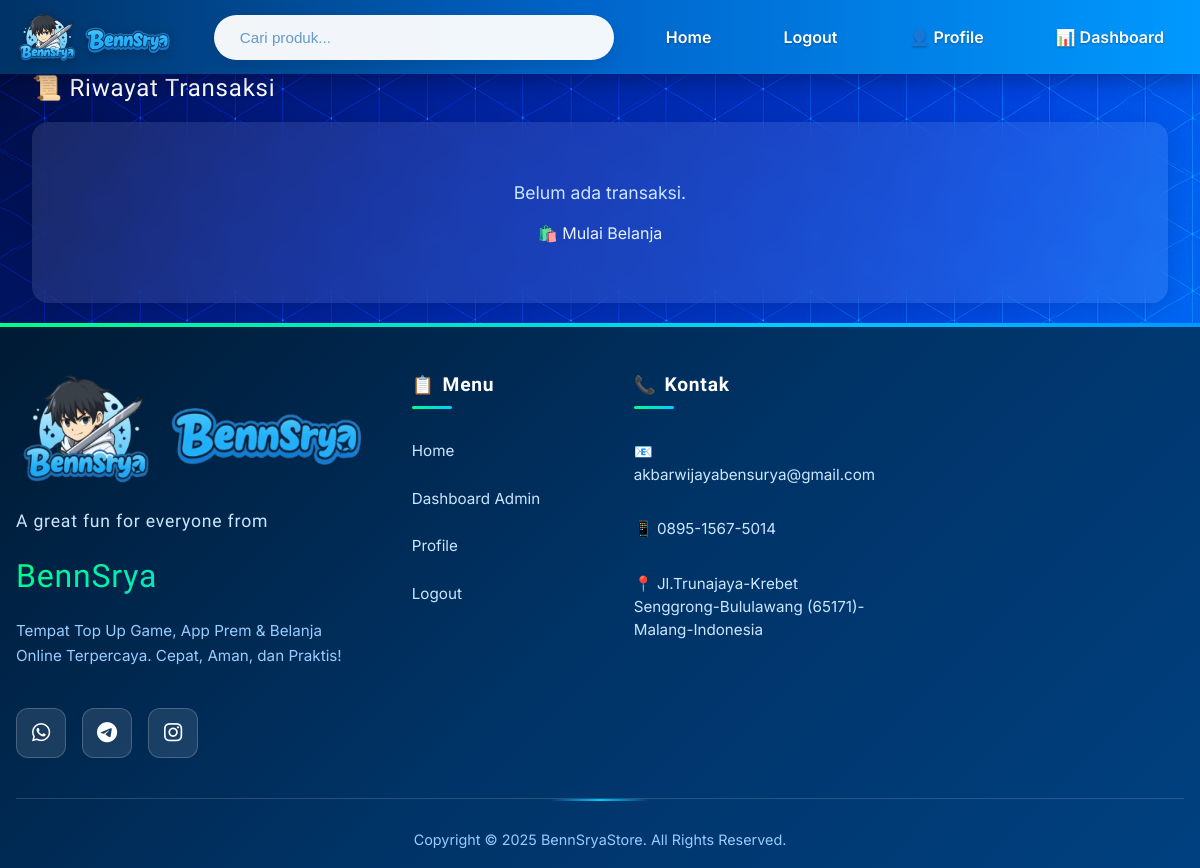
Page /transactions/ (signed in) on the earlier database version.
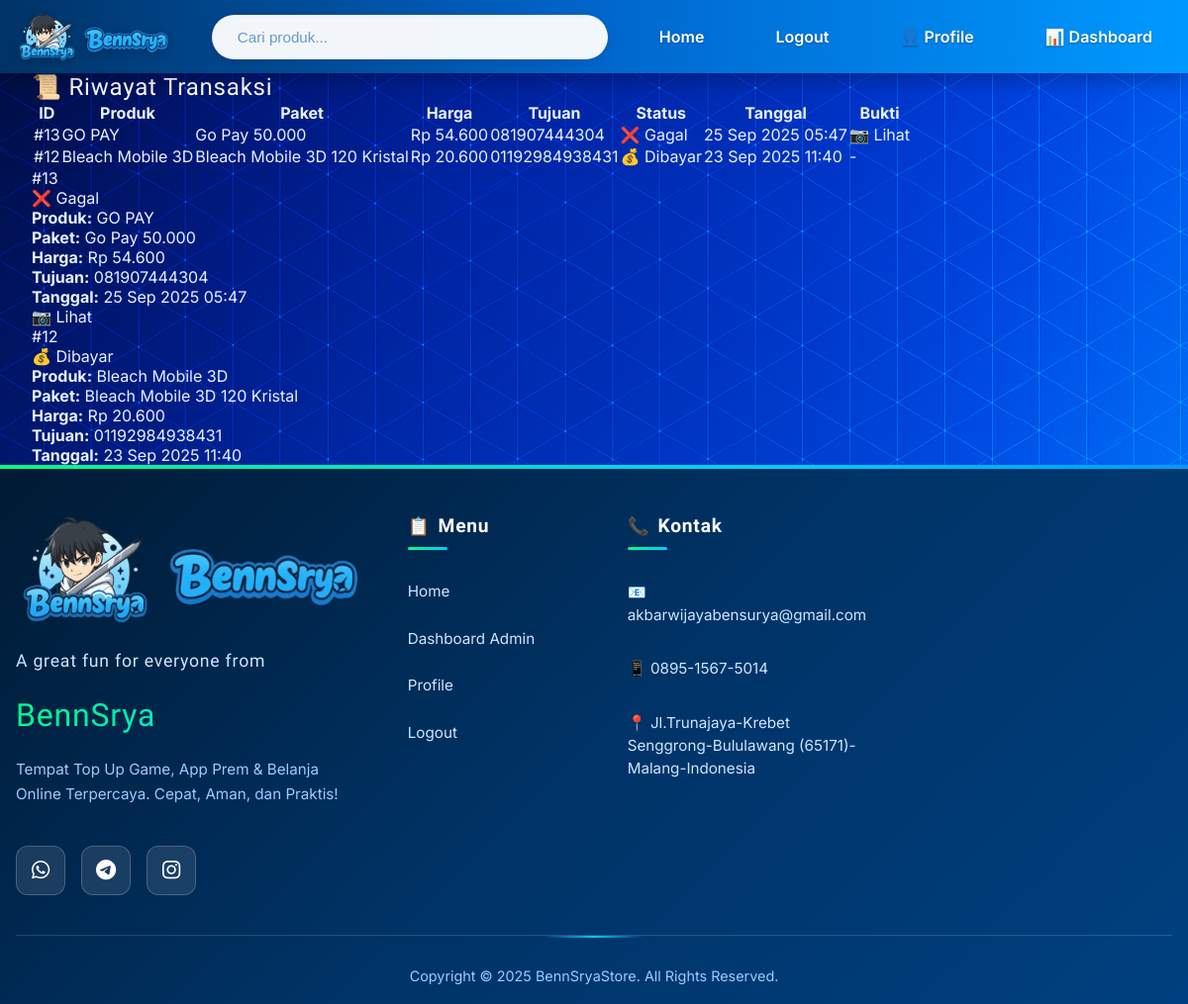
Same page on the later database version.
### bensryaa/models.py (models this page shows, shortened)
class Order(models.Model):
    PAYMENT_METHODS = [
        ('qris', 'QRIS'),
        ('virtual_account', 'Virtual Account'),
        ('ewallet', 'E-Wallet'),
    ]
    STATUS_CHOICES = [
        ("pending", "Pending"),
        ("paid", "Paid"),
        ("success", "Success"),
        ("failed", "Failed"),
    ]
    user = models.ForeignKey(User, on_delete=models.CASCADE)
    product_variant = models.ForeignKey("ProductVariant", on_delete=models.CASCADE)
    target_id = models.CharField(max_length=50)
    server_id = models.CharField(max_length=50, blank=True, null=True)
    amount = models.PositiveIntegerField()
    status = models.CharField(
        max_length=20,
        choices=STATUS_CHOICES,
        default="pending",
    )
    payment_method = models.CharField(
        max_length=20,
        choices=PAYMENT_METHODS,
        default='qris'
    )
    payment_proof = models.ImageField(upload_to="payment_proofs/", blank=True, null=True)
    created_at = models.DateTimeField(auto_now_add=True)
    ref_id = models.CharField(max_length=100, null=True, blank=True)  # untuk tracking ke Digiflazz

class ProductVariant(models.Model):
    product = models.ForeignKey(Product, on_delete=models.CASCADE, related_name="variants")
    category = models.CharField(max_length=100)  # Pulsa / Data / Masa Aktif
    code = models.CharField(max_length=50, unique=True)
    name = models.CharField(max_length=200)   # contoh: "10GB", "15.000"
    price = models.IntegerField()
    desc = models.TextField(blank=True, null=True)

class Product(models.Model):
    brand = models.CharField(max_length=100, unique=True)
    image_url = models.CharField(max_length=255, blank=True, null=True)

### bensryaa/views.py (the view)
# urls.py: path("transactions/", transaction_history, name="transaction_history"),
@login_required
def transaction_history(request):
    orders = Order.objects.filter(user=request.user).order_by("-created_at")
    return render(request, "store/transaction_history.html", {"orders": orders})

### bensryaa/templatetags/custom_filters.py (called while the page is built)
@register.filter
def rupiah(value):
    try:
        value = int(value)
        return f"Rp {value:,}".replace(",", ".")
    except (ValueError, TypeError):
        return value

### bensryaa/templates/store/transaction_history.html (shortened to what this page needs)
{% extends 'store/base.html' %}
{% load custom_filters %}
{% block content %}
<section class="container mx-auto px-4 py-8">
  <h1 class="text-2xl font-display font-bold mb-6">📜 Riwayat Transaksi</h1>
  {% if orders %}
  <div class="hidden md:block bg-white rounded-lg shadow overflow-hidden">
    <table class="min-w-full divide-y divide-slate-100">
      <thead class="bg-slate-50">
        <tr>
          <th class="px-4 py-3 text-left text-sm font-medium text-slate-600">ID</th>
          <th class="px-4 py-3 text-left text-sm font-medium text-slate-600">Produk</th>
          <th class="px-4 py-3 text-left text-sm font-medium text-slate-600">Paket</th>
          <th class="px-4 py-3 text-left text-sm font-medium text-slate-600">Harga</th>
          <th class="px-4 py-3 text-left text-sm font-medium text-slate-600">Tujuan</th>
          <th class="px-4 py-3 text-left text-sm font-medium text-slate-600">Status</th>
          <th class="px-4 py-3 text-left text-sm font-medium text-slate-600">Tanggal</th>
          <th class="px-4 py-3 text-left text-sm font-medium text-slate-600">Bukti</th>
        </tr>
      </thead>
      <tbody class="bg-white divide-y divide-slate-100">
        {% for order in orders %}
        <tr class="hover:bg-slate-50">
          <td class="px-4 py-3 text-sm text-slate-700">#{{ order.id }}</td>
          <td class="px-4 py-3 text-sm text-slate-700">{{ order.product_variant.product.brand }}</td>
          <td class="px-4 py-3 text-sm text-slate-700">{{ order.product_variant.name }}</td>
          <td class="px-4 py-3 text-sm text-slate-700">{{ order.amount|rupiah }}</td>
          <td class="px-4 py-3 text-sm text-slate-700">{{ order.target_id }}</td>
          <td class="px-4 py-3 text-sm">
            {% if order.status == "pending" %}
              <span class="inline-block px-2 py-1 rounded-full bg-yellow-100 text-yellow-800 text-xs">⏳ Pending</span>
            {% elif order.status == "paid" %}
              <span class="inline-block px-2 py-1 rounded-full bg-blue-100 text-blue-800 text-xs">💰 Dibayar</span>
            {% elif order.status == "success" %}
              <span class="inline-block px-2 py-1 rounded-full bg-green-100 text-green-800 text-xs">✅ Sukses</span>
            {% elif order.status == "failed" %}
              <span class="inline-block px-2 py-1 rounded-full bg-red-100 text-red-800 text-xs">❌ Gagal</span>
            {% endif %}
          </td>
          <td class="px-4 py-3 text-sm text-slate-700">{{ order.created_at|date:"d M Y H:i" }}</td>
          <td class="px-4 py-3 text-sm text-slate-700">
            {% if order.payment_proof %}
              <a href="{{ order.payment_proof.url }}" target="_blank" class="inline-block px-2 py-1 bg-slate-100 rounded">📷 Lihat</a>
            {% else %}
              -
            {% endif %}
          </td>
        </tr>
        {% endfor %}
      </tbody>
    </table>
  </div>
  <div class="md:hidden space-y-3">
    {% for order in orders %}
  <div class="bg-white rounded-lg shadow p-4" data-animate="transaction-card">
      <div class="flex justify-between items-center mb-2">
        <div class="text-sm text-slate-700">#{{ order.id }}</div>
        <div class="text-sm">
          {% if order.status == "pending" %}
            <span class="inline-block px-2 py-1 rounded-full bg-yellow-100 text-yellow-800 text-xs">⏳ Pending</span>
          {% elif order.status == "paid" %}
            <span class="inline-block px-2 py-1 rounded-full bg-blue-100 text-blue-800 text-xs">💰 Dibayar</span>
          {% elif order.status == "success" %}
            <span class="inline-block px-2 py-1 rounded-full bg-green-100 text-green-800 text-xs">✅ Sukses</span>
          {% elif order.status == "failed" %}
            <span class="inline-block px-2 py-1 rounded-full bg-red-100 text-red-800 text-xs">❌ Gagal</span>
          {% endif %}
        </div>
      </div>
      <div class="text-sm text-slate-700 mb-1"><strong>Produk:</strong> {{ order.product_variant.product.brand }}</div>
      <div class="text-sm text-slate-700 mb-1"><strong>Paket:</strong> {{ order.product_variant.name }}</div>
      <div class="text-sm text-slate-700 mb-1"><strong>Harga:</strong> {{ order.amount|rupiah }}</div>
      <div class="text-sm text-slate-700 mb-1"><strong>Tujuan:</strong> {{ order.target_id }}</div>
      <div class="text-sm text-slate-700"><strong>Tanggal:</strong> {{ order.created_at|date:"d M Y H:i" }}</div>
      <div class="mt-3">
        {% if order.payment_proof %}
          <a href="{{ order.payment_proof.url }}" target="_blank" class="inline-block px-3 py-1 bg-slate-100 rounded">📷 Lihat</a>
        {% endif %}
      </div>
    </div>
    {% endfor %}
  </div>
  {% else %}
  <div class="empty-state text-center py-16">
    <p class="text-slate-700">Belum ada transaksi.</p>
    <a href="{% url 'bensryaa:index' %}" class="mt-4 inline-block px-4 py-2 bg-primary text-white rounded">🛍️ Mulai Belanja</a>
  </div>
  {% endif %}
</section>
{% endblock %}

### bensryaa/templates/store/base.html (shortened to what this page needs)
{% load static %}
<!DOCTYPE html>
<html lang="en">
  <head>
  <link rel="stylesheet" href="https://cdnjs.cloudflare.com/ajax/libs/font-awesome/6.4.0/css/all.min.css" />
    <link rel="stylesheet" href="https://cdn.jsdelivr.net/npm/swiper@11/swiper-bundle.min.css" />
    <link rel="stylesheet" href="{% static 'store/css/style.css' %}" />
  </head>
  <body>
    <header class="site-header">
      <div class="container">
        <a class="logo" href="{% url 'bensryaa:index' %}">
          <img
            src="{% static 'store/img/logooo.png' %}"
            alt="BennSryaStore Logo"
            class="logo-img"
          />
        </a>
        <div class="search-toggle-wrapper">
          <form class="search-form" action="." method="get" role="search" aria-label="Pencarian produk">
            <input type="text" name="q" id="searchInput" aria-label="Cari produk" placeholder="Cari produk..." value="{{ search_query|default:'' }}" autocomplete="off">
          </form>
        </div>
        <nav id="mainNav" class="main-nav" role="navigation" aria-label="Main navigation" aria-hidden="false">
          <a href="{% url 'bensryaa:index' %}">Home</a>
          {% if user.is_authenticated %}
          <a href="{% url 'bensryaa:logout' %}">Logout</a>
          <a href="{% url 'bensryaa:profile' %}">👤 Profile</a>
          {% if user.is_staff %}
          <a href="{% url 'bensryaa:admin_dashboard' %}">📊 Dashboard</a>
          {% else %}
          <a href="{% url 'bensryaa:transaction_history' %}">🧾 Riwayat</a>
          {% endif %} {% else %}
          <a href="{% url 'bensryaa:register' %}">Daftar</a>
          <a href="{% url 'bensryaa:login' %}">Login</a>
          {% endif %}
        </nav>
      </div>
    </header>
    <main class="container">{% block content %}{% endblock %}</main>
    <footer class="site-footer fade-in-up">
  <div class="container">
    <div class="footer-grid">
      <div class="footer-brand">
        <img src="{% static 'store/img/logooo.png' %}" alt="Logo" />
        <h1>A great fun for everyone from</h1>
      <h2>BennSrya</h2>
      <p>Tempat Top Up Game, App Prem & Belanja Online Terpercaya. Cepat, Aman, dan Praktis!</p>
        <div class="footer-social">
<a href="https://wa.me/6289515675014" target="_blank" class="contact-btn wa">
      <i class="fab fa-whatsapp"></i>
    </a>
<a href="https://t.me/Bensurya12" target="_blank" class="contact-btn tg">
      <i class="fab fa-telegram-plane"></i>
    </a>
   <a href="https://www.instagram.com/bensryaa_" target="_blank" class="contact-btn ig">
      <i class="fab fa-instagram"></i>
    </a>
  </div>
      </div>
        <div class="footer-links">
          <h3>Menu</h3>
          <ul>
            <li><a href="{% url 'bensryaa:index' %}">Home</a></li>
            {% if user.is_authenticated %} {% if user.is_staff %}
            <li>
              <a href="{% url 'bensryaa:admin_dashboard' %}">Dashboard Admin</a>
            </li>
            {% else %}
            <li>
              <a href="{% url 'bensryaa:transaction_history' %}">Riwayat</a>
            </li>
            {% endif %}
            <li><a href="{% url 'bensryaa:profile' %}">Profile</a></li>
            <li><a href="{% url 'bensryaa:logout' %}">Logout</a></li>
            {% else %}
            <li><a href="{% url 'bensryaa:register' %}">Daftar</a></li>
            <li><a href="{% url 'bensryaa:login' %}">Login</a></li>
            {% endif %}
          </ul>
        </div>
        <div class="footer-contact">
          <h3>Kontak</h3>
          <ul>
            <li>📧 akbarwijayabensurya@gmail.com</li>
            <li>📱 0895-1567-5014</li>
            <li>
              📍 Jl.Trunajaya-Krebet Senggrong-Bululawang
              (65171)-Malang-Indonesia
            </li>
          </ul>
        </div>
      </div>
      <div class="footer-bottom">
        <p>Copyright © {% now "Y" %} BennSryaStore. All Rights Reserved.</p>
      </div>
    </footer>
  </body>
</html>

Differences in the rows shown:
added Order: id "13", product_variant.product.brand "GO PAY", product_variant.name "Go Pay 50.000", amount|rupiah "Rp 54.600", target_id "081907444304", status "❌ Gagal", created_at "25 Sep 2025 05:47"
added Order: id "12", product_variant.product.brand "Bleach Mobile 3D", product_variant.name "Bleach Mobile 3D 120 Kristal", amount|rupiah "Rp 20.600", target_id "01192984938431", status "💰 Dibayar", created_at "23 Sep 2025 11:40"
Other differences:
text no longer shown: "Belum ada transaksi. 🛍️ Mulai Belanja"
text now shown: "ID Produk Paket Harga Tujuan Status Tanggal Bukti"
